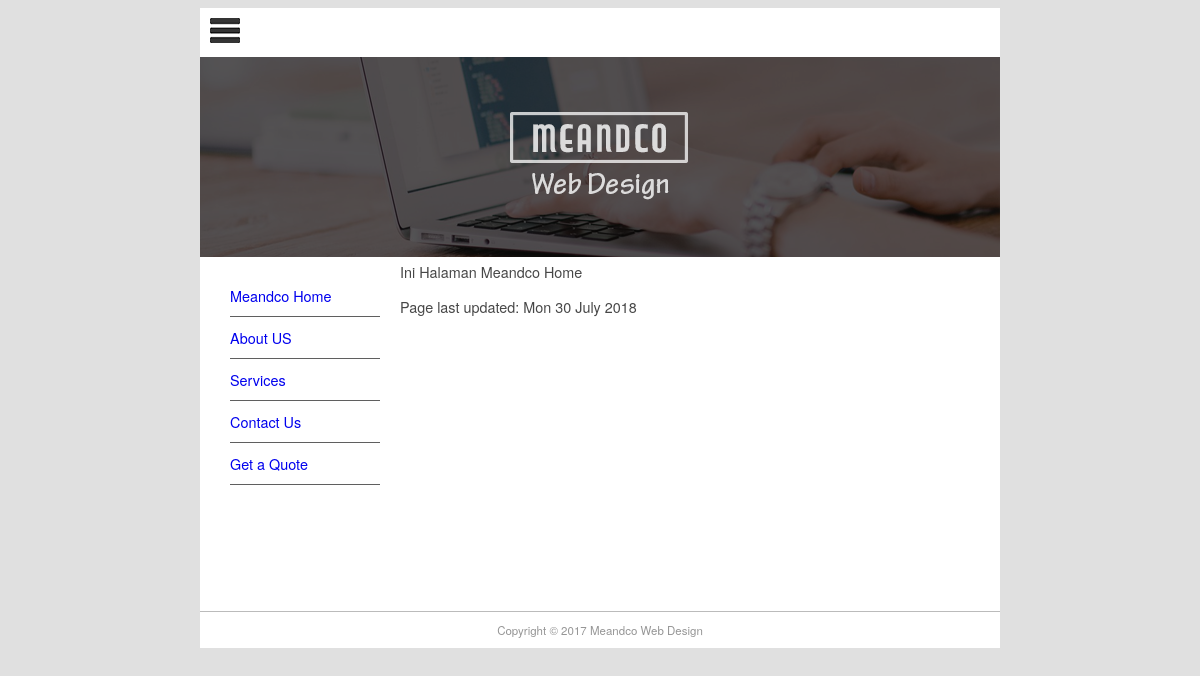
The app's page /, older data.
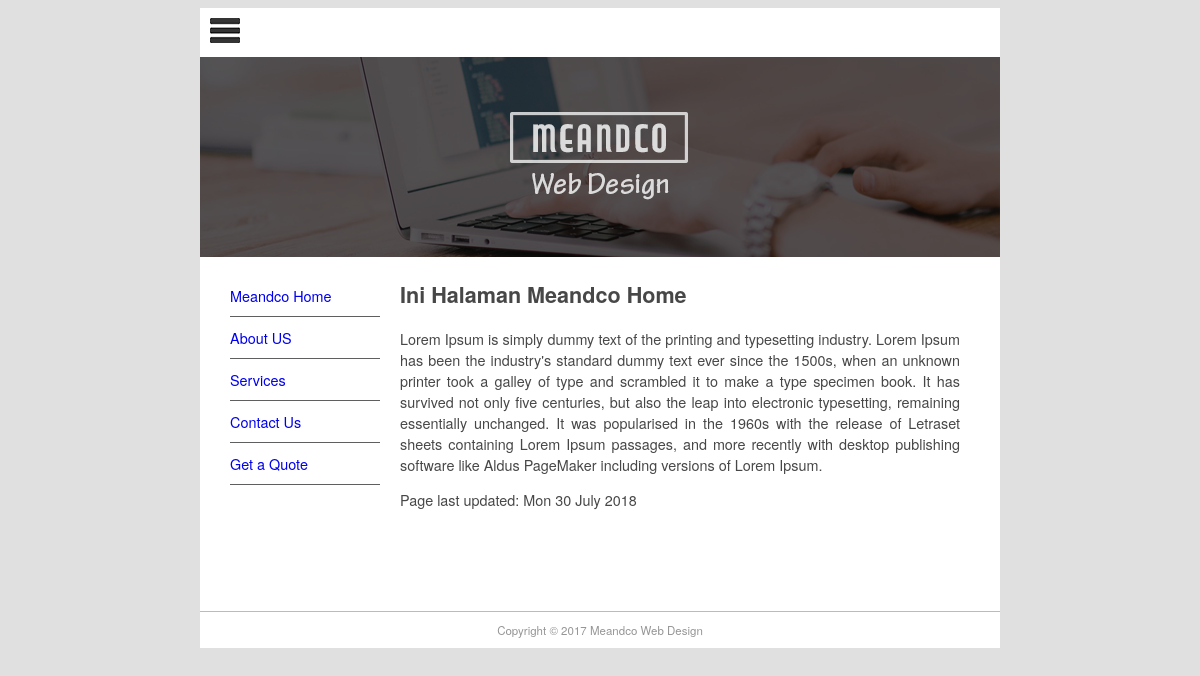
The same page, newer data.
### pages/models.py (models this page shows, shortened)
class Page(models.Model):
    title = models.CharField(max_length=60)
    permalink = models.CharField(max_length=12, unique=True)
    update_date = models.DateTimeField('Last Updated')
    bodytext = models.TextField('Page Content', blank=True)

### pages/views.py (the view)
# urls.py: url(r'([^/]*)', views.index, name='index'),
def index(request, pagename):
    pagename = '/' + pagename
    pg = get_object_or_404(Page, permalink=pagename)
    context = {
        'title': pg.title,
        'content': pg.bodytext,
        'last_updated': pg.update_date,
        'page_list': Page.objects.all(),
    }
    return render(request, 'pages/page.html', context)

### pages/templates/pages/page.html (shortened to what this page needs)
{% extends "base.html" %}
{% block sidenav %}
    {% for page in page_list %}
    <li>
        <a href="{{ page.permalink }}">{{ page.title }}</a>
    </li>
    {% endfor %}
{% endblock sidenav %}
{% block content %}
{% autoescape off %}
{{ content }}
{% endautoescape %}
<p>
    Page last updated: {{ last_updated|date:'D d F Y' }}
</p>
{% endblock content %}

Row changes from the older to the newer data that the page shows:
changed Page "Meandco Home": bodytext "Ini Halaman Meandco Home" → "Ini Halaman Meandco Home Lorem Ipsum is simply dummy text of the printing and typesetting industry. Lorem Ipsum has been the industry's standard dummy text ever since the 1500s, when an unknown printer took a galley of type and scrambled it to make a type specimen book. It has survived not only five centuries, but also the leap into electronic typesetting, remaining essentially unchanged. It was popularised in the 1960s with the release of Letraset sheets containing Lorem Ipsum passages, and more recently with desktop publishing software like Aldus PageMaker including versions of Lorem Ipsum."
